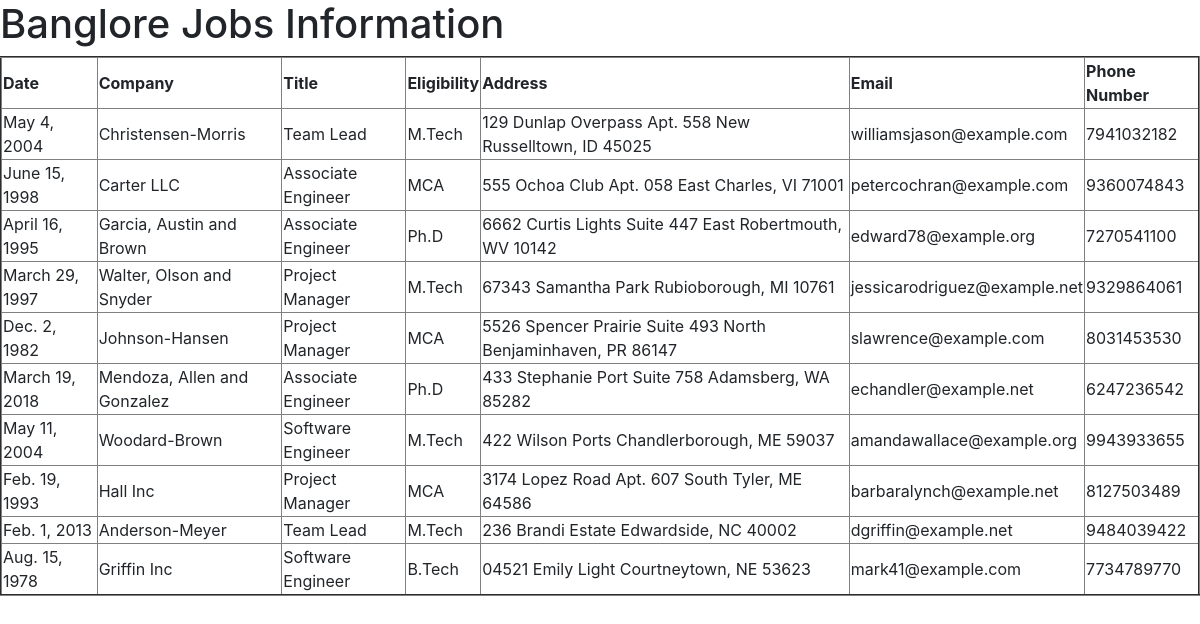
Page /bngjobs/ on the committed database.
### testapp/models.py (models this page shows)
class BngJobs(models.Model):
    date=models.DateField()
    company=models.CharField(max_length=30)
    title=models.CharField(max_length=30)
    eligibility=models.CharField(max_length=30)
    address=models.CharField(max_length=30)
    email=models.EmailField()
    phonenumber=models.BigIntegerField()

### testapp/views.py (the view)
# urls.py: path('bngjobs/', views.bngjobs_view),
def bngjobs_view(request):
    jobs_list=BngJobs.objects.all()
    my_dict={'jobs_list':jobs_list}
    return render(request,'testapp/bngjobs.html',my_dict)

### template/testapp/bngjobs.html (shortened to what this page needs)
<!DOCTYPE html>
<html lang="en" dir="ltr">
{% load static %}
  <head>
    <link rel="stylesheet" href="https://cdn.jsdelivr.net/npm/bootstrap@4.6.2/dist/css/bootstrap.min.css">
  </head>
  <body>
    <h1>Banglore Jobs Information</h1>
    {% if jobs_list %}
    <table border="2">
      <thead>
        <th>Date</th>
        <th>Company</th>
        <th>Title</th>
        <th>Eligibility</th>
        <th>Address</th>
        <th>Email</th>
        <th>Phone Number</th>
      </thead>
      {% for job in jobs_list %}
      <tr>
        <td>{{job.date}}</td>
        <td>{{job.company}}</td>
        <td>{{job.title}}</td>
        <td>{{job.eligibility}}</td>
        <td>{{job.address}}</td>
        <td>{{job.email}}</td>
        <td>{{job.phonenumber}}</td>
      </tr>
      {% endfor %}
    </table>
    {% else %}
    <p>No Jobs in Banglore</p>
    {% endif %}
  </body>
</html>

### rows in the picture
BngJobs: date "May 4, 2004", company "Christensen-Morris", title "Team Lead", eligibility "M.Tech", address "129 Dunlap Overpass Apt. 558 New Russelltown, ID 45025", email "williamsjason@example.com", phonenumber "7941032182"
BngJobs: date "June 15, 1998", company "Carter LLC", title "Associate Engineer", eligibility "MCA", address "555 Ochoa Club Apt. 058 East Charles, VI 71001", email "petercochran@example.com", phonenumber "9360074843"
BngJobs: date "April 16, 1995", company "Garcia, Austin and Brown", title "Associate Engineer", eligibility "Ph.D", address "6662 Curtis Lights Suite 447 East Robertmouth, WV 10142", email "edward78@example.org", phonenumber "7270541100"
BngJobs: date "March 29, 1997", company "Walter, Olson and Snyder", title "Project Manager", eligibility "M.Tech", address "67343 Samantha Park Rubioborough, MI 10761", email "jessicarodriguez@example.net", phonenumber "9329864061"
BngJobs: date "Dec. 2, 1982", company "Johnson-Hansen", title "Project Manager", eligibility "MCA", address "5526 Spencer Prairie Suite 493 North Benjaminhaven, PR 86147", email "slawrence@example.com", phonenumber "8031453530"
BngJobs: date "March 19, 2018", company "Mendoza, Allen and Gonzalez", title "Associate Engineer", eligibility "Ph.D", address "433 Stephanie Port Suite 758 Adamsberg, WA 85282", email "echandler@example.net", phonenumber "6247236542"
BngJobs: date "May 11, 2004", company "Woodard-Brown", title "Software Engineer", eligibility "M.Tech", address "422 Wilson Ports Chandlerborough, ME 59037", email "amandawallace@example.org", phonenumber "9943933655"
BngJobs: date "Feb. 19, 1993", company "Hall Inc", title "Project Manager", eligibility "MCA", address "3174 Lopez Road Apt. 607 South Tyler, ME 64586", email "barbaralynch@example.net", phonenumber "8127503489"
BngJobs: date "Feb. 1, 2013", company "Anderson-Meyer", title "Team Lead", eligibility "M.Tech", address "236 Brandi Estate Edwardside, NC 40002", email "dgriffin@example.net", phonenumber "9484039422"
BngJobs: date "Aug. 15, 1978", company "Griffin Inc", title "Software Engineer", eligibility "B.Tech", address "04521 Emily Light Courtneytown, NE 53623", email "mark41@example.com", phonenumber "7734789770"
